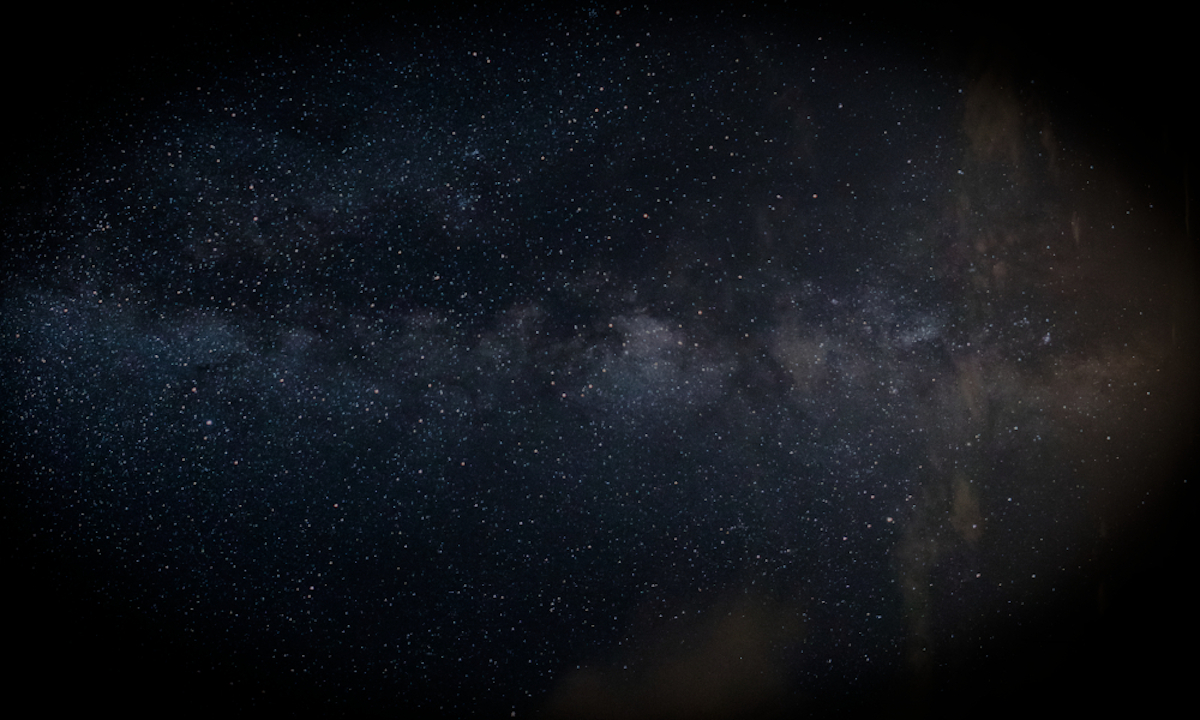
#> input picture media/milkyway_old.jpg, 1200 x 720 px
$ python solar_system.py
#> lines starting #> are read from the running program, lines starting #| are printed output that depends on the picture
#!/usr/bin/env python
# -*- coding: utf-8 -*-

### 13.10.19, Linder Dave, Simulating the solar system ###

import sys
import PIL
from pathlib import Path

import matplotlib.pyplot as plt
from cycler import cycler
import numpy as np
from matplotlib.animation import FuncAnimation, FFMpegWriter
from mpl_toolkits.mplot3d import Axes3D


plt.style.use('bmh')
plt.rc('axes', facecolor='k')
default_cycler = (cycler(color=['grey', 'goldenrod', 'cyan', 'darkred']))
plt.rc('axes', prop_cycle=default_cycler)


class Body:
    '''
    instanciate a planet with this class
    '''

    def __init__(self, planet, mass, x, y, z, vx, vy, vz, radius, color):
        self.name = planet
        self.mass = mass
        self.r = np.array([x, y, z])
        self.v = np.array([vx, vy, vz])
        self.radius = radius/ 150e6
        self.color = color


def acceleration(position, bodies):
    '''
    computes the acceleration on each planet
    :param position: the momentary position of the planet
    :param bodies: all planets of class Body
    :return: a numpy array of all the accelerations
    '''
    k = 0.01720209895
    accel = len(bodies) * [0]
    length = range(len(bodies))
    for i in length:
        for j in length:
            if j != i:
                delta_r = (position[j] - position[i])
                norm_r = np.linalg.norm(delta_r)
                accel[i] += k ** 2 * bodies[j].mass * norm_r ** -3 * delta_r
    return np.array(accel)


def leap_frog(bodies, h):
    """
    Numerical integration for a N-body problem with only gravitational acceleration due to the mass of the bodies
    :param bodies: Must be a list of instances of the class Body
    :param h: The size of each timestep delta t.
    :return: Returns a list of position vectors (x, y, z) for one timestep h for all bodies
    """
    # generating position vectors for all bodies
    length = range(len(bodies))
    position = []
    for m in length:
        position.append(bodies[m].r)

    # generating velocity vectors for all bodies
    velocity = []
    for i in length:
        velocity.append(bodies[i].v)

    # performing the fist half drift
    drift_half_ri = []
    for i in length:
        drift_half_i = position[i] + 0.5 * h * velocity[i]
        drift_half_ri.append(drift_half_i)

    # kick with calling the function acceleration. Also in this for loop the last kick is performed and the
    # intance variables v (velocity) and r (position) of each body is updated
    a = acceleration(drift_half_ri, bodies)
    kick_ri = []
    for i in length:
        kick_i = velocity[i] + h * a[i]
        bodies[i].v = kick_i
        drift_i = drift_half_ri[i] + 0.5 * h * kick_i
        bodies[i].r = drift_i
        kick_ri.append(drift_i)

    return kick_ri


def setup_solarsystem():
    """
    read the initial condition file and sets up the planets
    :return: all planets as instances of the class Body
    """
    # File to read in
    data_folder = Path("data/")
    file = data_folder / "SolSystData.dat"

    # Loading text files with NumPy
    data1 = np.loadtxt(file, delimiter=',', unpack=False,
                       dtype={'names': ('planet', 'mass', 'x', 'y', 'z', 'vx', 'vy', 'vz', 'radius', 'color'),
                              'formats': (
                                  'U10', float, float, float, float, float, float, float, float,
                                  'U10')})

    # instantiating body class for planets and sun
    sun = Body(*data1[0])
    mercury = Body(*data1[1])
    venus = Body(*data1[2])
    earth = Body(*data1[3])
    mars = Body(*data1[4])
    jupiter = Body(*data1[5])
    saturn = Body(*data1[6])
    uranus = Body(*data1[7])
    neptun = Body(*data1[8])
    bodies = [sun, mercury, venus, earth, mars, jupiter, saturn, uranus, neptun]

    return bodies


def get_coordinates(o_days):
    """
    computes the position vector r for every planet
    :param o_days: how many days to simulate the outer planets (inner planets are sliced form outer planets)
    :return: position vector r and a list of instances (planets) of the Body class
    """
#> called with o_days = 601
    r = []
    planets = setup_solarsystem()
    printcounter = 0
    progresscounter = 0
    print('calculating planet positions for {} days ...'.format(o_days))
    for day in range(o_days):
        coordinates = (leap_frog(planets, 1))
        r.append(coordinates)
        if printcounter == 1000:
            # write animation progress
            sys.stdout.write('\r')
            sys.stdout.write('{0:.0f}%'.format(100 * progresscounter / o_days))
            sys.stdout.flush()
            printcounter = 0
        printcounter += 1
        progresscounter += 1
    r = np.array(r)
    return r, planets


def two_d_plot(i_days, o_days):
    """
    plots a 2x2 images with a top and a side view of the solar system
    :param i_days: days to simulate the inner planets
    :param o_days: days to simulate the outer planets
    :return: figure, the 4 axes and the position vector r of all planets in a numpy array
    """

    data_folder = Path("data/")
    media_folder = Path("media/")
    file_sim = data_folder / "r_simulated.npy"
    file_planets = data_folder / "planets.npy"

    ### Uncomment if saved location data ###
    # r = np.load(file_sim)
    # planets = np.load(file_planets, allow_pickle=True)

    ### Uncomment if no saved location data or new ones needed ###
    r, planets = get_coordinates(o_days)
    np.save(file_sim, r)
    np.save(file_planets, planets)

    x_inner, y_inner, z_inner = r[:i_days, 0:5, 0], r[:i_days, 0:5, 1], 2 * r[:i_days, 0:5, 2]
    x_outer, y_outer, z_outer = r[:o_days, 5:9, 0], r[:o_days, 5:9, 1], 2 * r[:o_days, 5:9, 2]

    labels = []
    for planet in planets:
        labels.append(planet.name.strip('\''))

    fig, axs = plt.subplots(2, 2, figsize=(12, 7.2), facecolor='white')
    img = plt.imread('media/milkyway_old.jpg')
#> img is the input picture: shape (720, 1200, 3); mean R, G, B 17.2, 19.9, 24.9
    fig.figimage(img, alpha=.45)

    axs[0, 0].axis('equal')
    axs[0, 0].plot(x_inner, y_inner)
    axs[0, 0].plot(x_inner[-1], y_inner[-1], '.', color='grey')
    axs[0, 0].plot(x_inner[-1][0], y_inner[-1][0], 'o', color='yellow')
    axs[0, 0].set_title('x, y - Plane of the 4 Inner Planets')
    legend = axs[0, 0].legend(labels[0:5], loc=1)
    axs[0, 0].text(0.1, 0.9, 'simulating\n{} days'.format(i_days),
                   color='w', ha='center', va='center', transform=axs[0, 0].transAxes)
    plt.setp(legend.get_texts(), color='w')

    axs[0, 1].axis('equal')
    axs[0, 1].plot(x_outer, y_outer)
    axs[0, 1].plot(x_outer[-1], y_outer[-1], '.', color='grey')
    axs[0, 1].plot(x_inner[-1][0], y_inner[-1][0], 'o', color='yellow')
    axs[0, 1].set_title('x, y - Plane of the 4 Outer Planets')
    legend = axs[0, 1].legend(labels[5:], loc=1)
    axs[0, 1].text(0.1, 0.9, 'simulating\n{} days'.format(o_days),
                   color='w', ha='center', va='center', transform=axs[0, 1].transAxes)
    plt.setp(legend.get_texts(), color='w')

    axs[1, 0].axis('equal')
    axs[1, 0].plot(x_inner, z_inner)
    axs[1, 0].plot(x_inner[-1], z_inner[-1], '.', color='grey')
    axs[1, 0].plot(x_inner[-1][0], z_inner[-1][0], 'o', color='yellow')
    axs[1, 0].set_xlabel('AU', color='w')
    axs[1, 0].xaxis.set_label_coords(0.5, 0.1)
    axs[1, 0].set_title('x, z - Plane of the 4 Inner Planets')

    axs[1, 1].axis('equal')
    axs[1, 1].plot(x_outer, z_outer, label='jupiter')
    axs[1, 1].plot(x_outer[-1], z_outer[-1], '.', color='grey')
    axs[1, 1].plot(x_inner[-1][0], z_inner[-1][0], 'o', color='yellow')
    axs[1, 1].set_xlabel('AU', color='w')
    axs[1, 1].xaxis.set_label_coords(0.5, 0.1)
    axs[1, 1].set_title('x, z - Plane of the 4 Outer Planets')

    plt.tight_layout()
    file_plot = media_folder / "solarsystem_simulation"
    plt.savefig(file_plot)
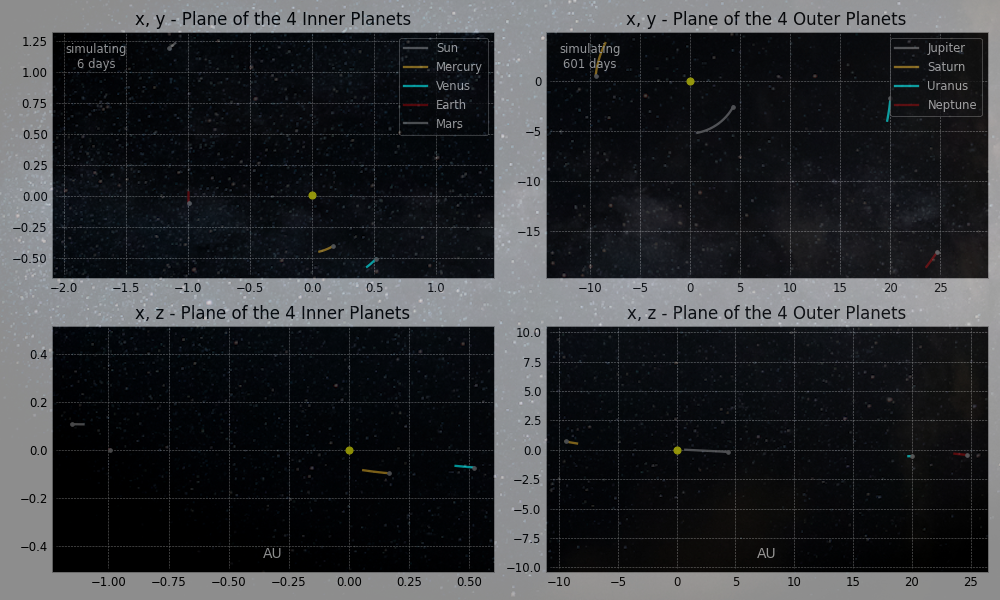
#> figure drawn by matplotlib, 4 panels; panel 2: curve peaks at x = 4.32, y = -2.54; panel 2: curve peaks at x = 20.02, y = -1.73; panel 4: curve peaks at x = 0.727, y = 0.0102; panel 4: curve peaks at x = 20.02, y = -0.532
    plt.show()

    return fig, axs, r


# [235 lines left out: functions two_d_animation, sun_wobbling, sun_wobbling_3d, not called in this run]


def main():
    ### i_days, o_days: how many days to simulate the inner and outer planets respectively ###
    i_days = 6  # 687 days is one mars-year
    o_days = 601  # 60182 days is one neptune year
    two_d_plot(i_days, o_days)

    ### uncomment this lines to save an animation in the media folder ###
    # two_d_animation(i_days, o_days)
    # sun_wobbling(i_days, o_days)
    # sun_wobbling_3d(i_days, o_days)


if __name__ == "__main__":
    main()

    """
    # 3D plot of the wobbling of the sun
    fig = plt.figure()
    ax = fig.add_subplot(111, projection='3d')
    r = np.load('data/r_simulated.npy')
    x = r[:, 0, 0]
    y = r[:, 0, 1]
    z = r[:, 0, 2]
    plt.plot(x, y, z)
    plt.show()
    """

$ run again, with media/solarsystem_simulation.png saved as media/milkyway_old.jpg
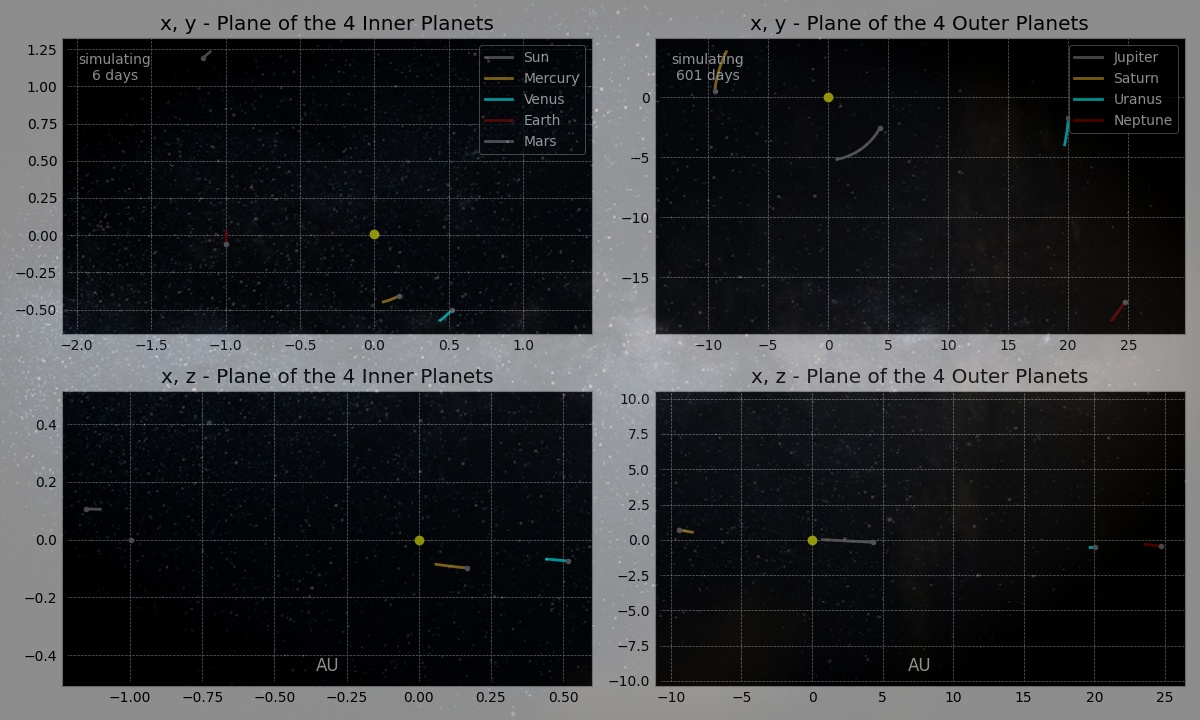
#> input picture media/solarsystem_simulation.png, 1200 x 720 px
#> in two_d_plot, img is the input picture: shape (720, 1200, 3); mean R, G, B 46.9, 48, 50.3
#> in two_d_plot, `plt.savefig(file_plot)`:
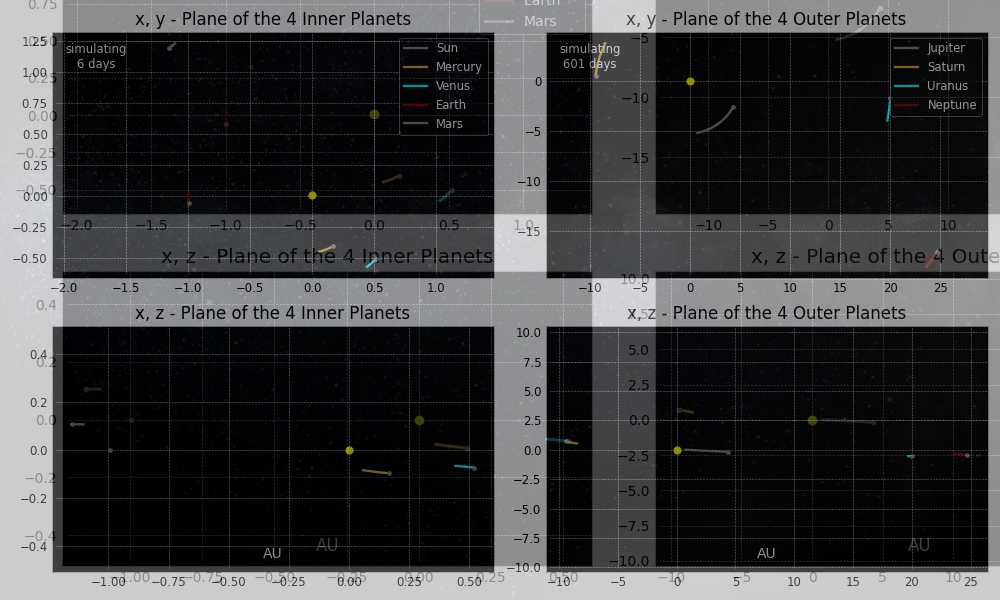
#> figure drawn by matplotlib, 4 panels; panel 2: curve peaks at x = 4.32, y = -2.54; panel 2: curve peaks at x = 20.02, y = -1.73; panel 4: curve peaks at x = 0.727, y = 0.0102; panel 4: curve peaks at x = 20.02, y = -0.532
